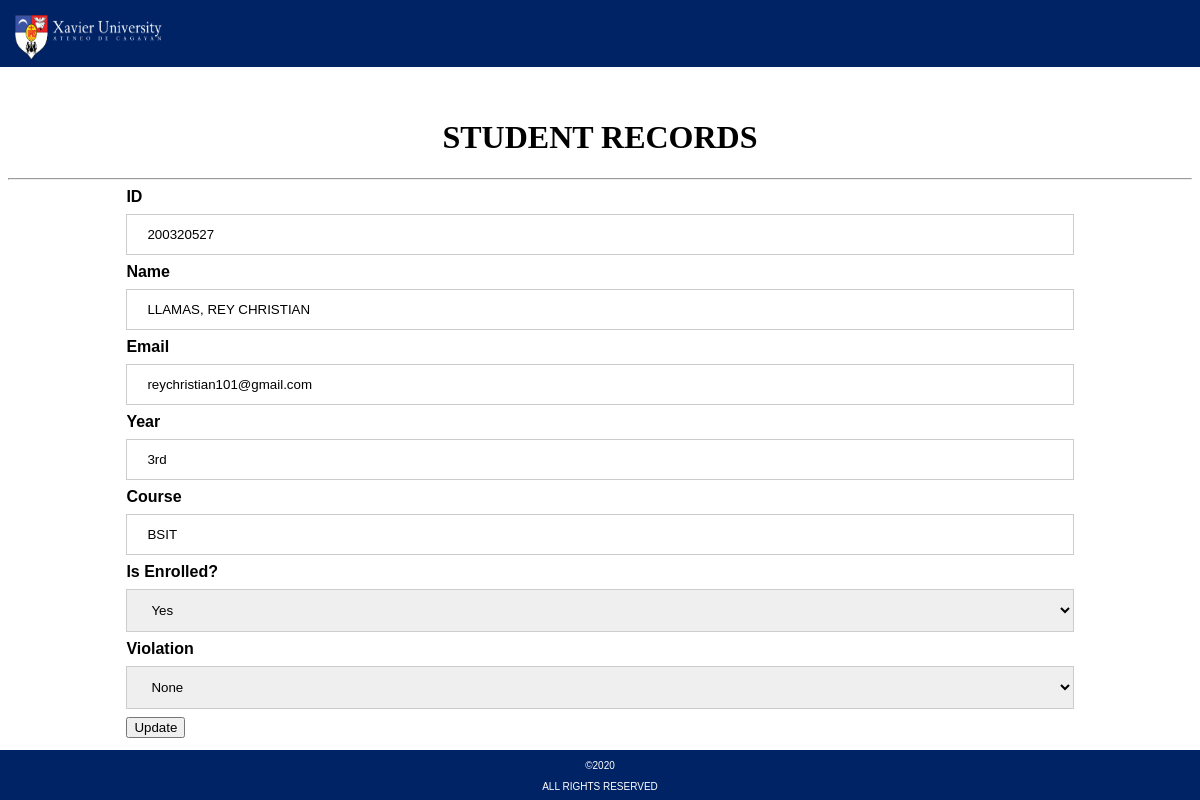
Screenshot of /update_students.php?student_id=200320527 with the database file from the repository.
### tables this page shows
CREATE TABLE `students` (
  `student_id` int(11) NOT NULL,
  `name` varchar(50) NOT NULL,
  `year` varchar(50) NOT NULL,
  `course` varchar(50) NOT NULL,
  `email` varchar(50) NOT NULL,
  `is_enrolled` varchar(50) NOT NULL,
  `violation` varchar(50) NOT NULL
);

### update_students.php (the view, shortened to what this page needs)
<?php
$pdo = pdo_connect_mysql();
if (isset($_GET['student_id'])) {
    $stmt = $pdo->prepare('SELECT * FROM students WHERE student_id = ?');
    $stmt->execute([$_GET['student_id']]);
    $student = $stmt->fetch(PDO::FETCH_ASSOC);
} else {
    exit('No ID specified!');
}
$stmt = $pdo->prepare('SELECT * FROM students');
$stmt->execute();
$students = $stmt->fetchAll(PDO::FETCH_ASSOC);
?>
<!DOCTYPE html>
<html>
<head>
<link rel = "stylesheet" href = "assets/style.css">
<link rel="stylesheet" href="https://cdnjs.cloudflare.com/ajax/libs/font-awesome/4.7.0/css/font-awesome.min.css">
</head>
    <div class = "header_2">
    <img src = "assets/XU Logo.png" id="leftImageXU" />
    </div>
<div class="footer">
  <p> <footer>&copy;2020</footer> </p>
  <p> <footer>ALL RIGHTS RESERVED</footer> </p>
</div>
<body>
</body>
<br>
<br>
<br>
<br>
<br>
<h1 style="text-align:center">STUDENT RECORDS</h1>
<hr>
<div class="container">
<form action="update_students.php?student_id=<?=$student['student_id']?>" method="post">
        <label for="id">ID</label>
        <input type="text" name="student_id"  value="<?=$student['student_id']?>" id="student_id">
        <label for="name">Name</label>
        <input type="text" name="name"  value="<?=$student['name']?>" id="name">
        <label for="email">Email</label>
        <input type="text" name="email"  value="<?=$student['email']?>" id="email">
        <label for="Year">Year</label>
        <input type="text" name="year"  value="<?=$student['year']?>" id="year">
        <label for="Course">Course</label>
        <input type="text" name="course"  value="<?=$student['course']?>" id="course">
        <label for="Is Enrolled?">Is Enrolled?</label>
        <select style="width: 100%;
  padding: 12px 20px;
  margin: 8px 0;
  display: inline-block;
  border: 1px solid #ccc;
  box-sizing: border-box;" name="is_enrolled" id="is_enrolled">
            <option value="<?=$student['is_enrolled']?>" selected><?=$student['is_enrolled']?></option>
        </select>
        <label for="Violation">Violation</label>
        <div class="select_inp">
        <select style="width: 100%;
  padding: 12px 20px;
  margin: 8px 0;
  display: inline-block;
  border: 1px solid #ccc;
  box-sizing: border-box;" name="violation" id="violation">
            <option value="<?=$student['violation']?>" selected><?=$student['violation']?></option>
        </select>        </div>
        <input type="submit" value="Update">
    </form>
</div>
</body>
</html>

### assets/style.css (style rules this page uses)
.container { max-width: 80%; margin: auto; }
.container input[type=text], input[type=password] { width: 100%; padding: 12px 20px; margin: 8px 0; display: inline-block; border: 1px solid #ccc; box-sizing: border-box; }
.select_inp { color:red; }
.container label { font-family: Arial Narrow, sans-serif; }
thead, label { font-weight: bold; text-align: center; }
.header_2 { position: fixed; top: 0px; right: 0px; left: 0px; text-align: left; background: #002366; font-size: 30px; }
.footer { position: fixed; left: 0; bottom: 0; width: 100%; background:#002366; color: white; text-align: center; width: 1000; height: 50px; font-family: sans-serif; color: white; font-size: 10px; }
* { box-sizing: border-box; }
#leftImageXU { margin-top: 15px; margin-left: 15px; width: 150px; height: 45px; position: left-side; }

### rows the page displays
students: student_id "200320527", name "LLAMAS, REY CHRISTIAN", email "reychristian101@gmail.com", year "3rd", course "BSIT", is_enrolled "Yes", violation "None"
